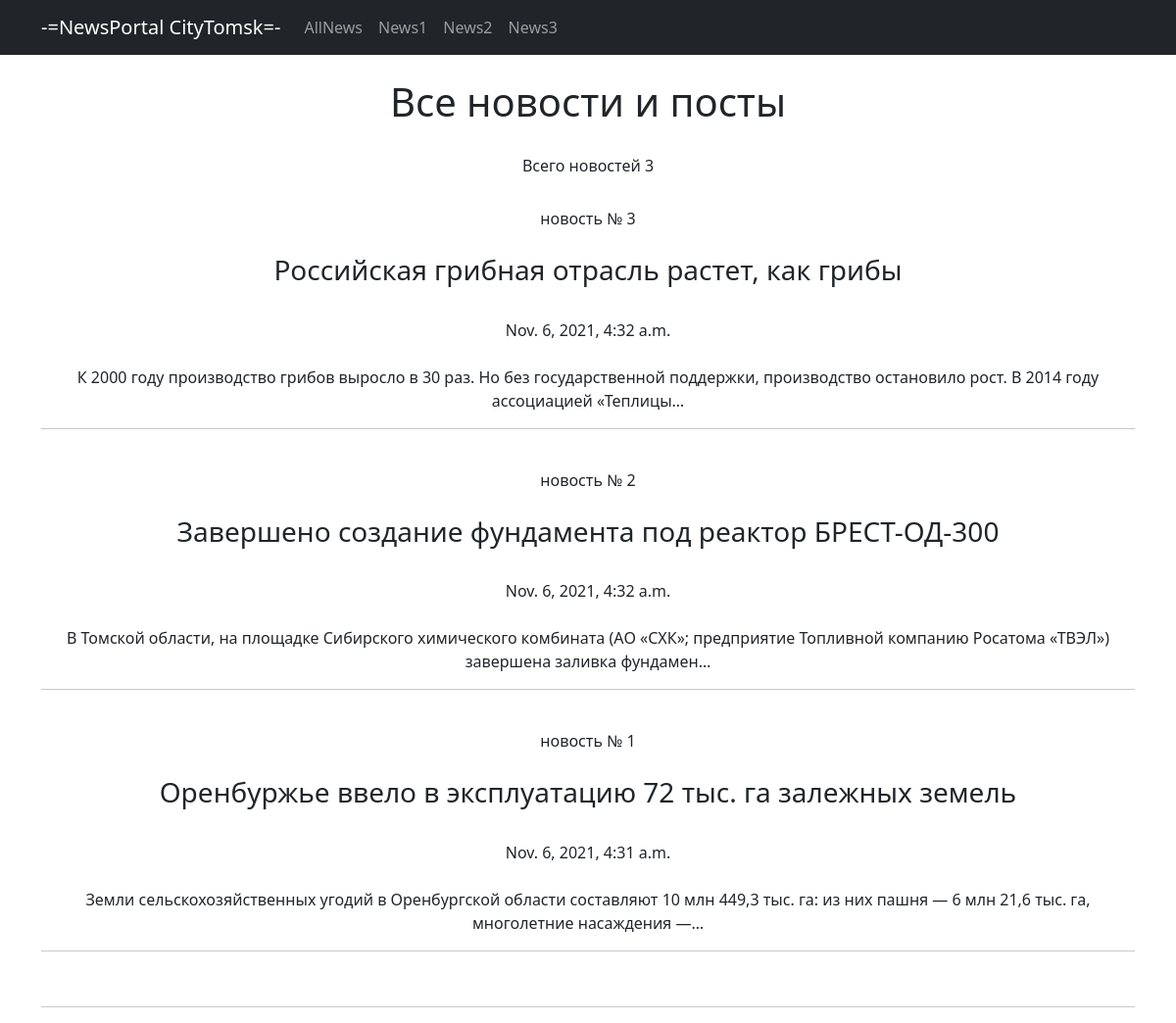
Before: /news/ with the older database file.
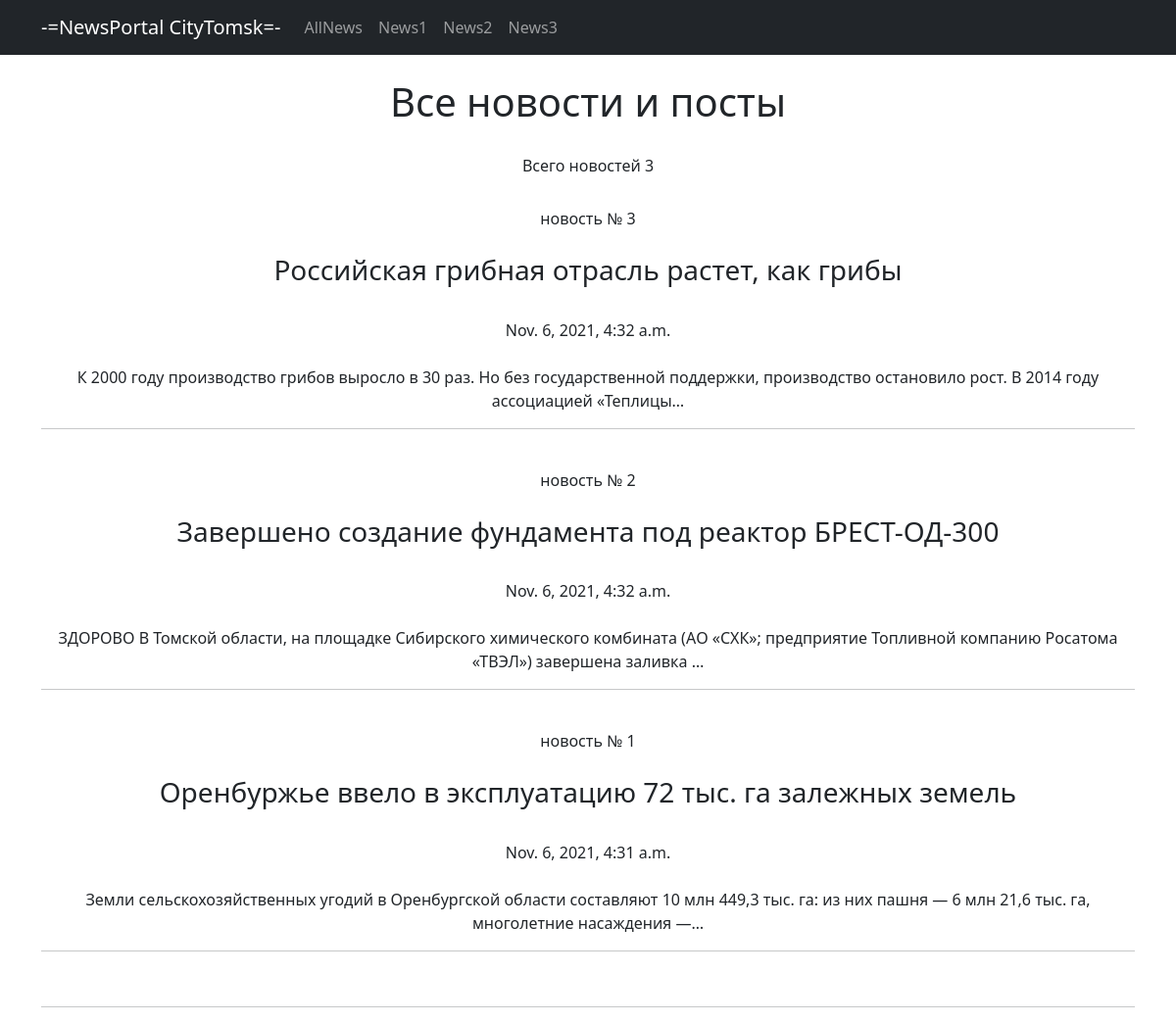
After: the same page with the newer database file.
### newapp/models.py (models this page shows, shortened)
class Post(models.Model):
    author = models.ForeignKey(Author, on_delete=models.CASCADE)
    NEWS = 'NW'
    ARTICLE = 'AR'
    CATEGORY_CHOICES = (
        (NEWS, 'Новость'),
        (ARTICLE, 'Статья'),
    )
    categoryType = models.CharField(max_length=2, choices=CATEGORY_CHOICES, default=ARTICLE)
    dateCreation = models.DateTimeField(auto_now_add=True)
    postCategory = models.ManyToManyField(Category, through='postCategory')
    title = models.CharField(max_length=128)
    text = models.TextField()
    rating = models.SmallIntegerField(default=0)
    def __str__(self):
        return f'{self.title}'

### newapp/views.py (the view)
# urls.py: path('', PostsList.as_view()),
class PostsList(ListView):
    model = Post  # указываем модель, объекты которой мы будем выводить
    template_name = 'posts.html'  # указываем имя шаблона, в котором будет лежать HTML,
    context_object_name = 'posts'  # это имя списка, в котором будут лежать все объекты, его надо указать,
    queryset = Post.objects.order_by('-dateCreation')
    def get_context_data(self, **kwargs):
        context = super().get_context_data(**kwargs)
        context['time_now'] = datetime.utcnow()  # добавим переменную текущей даты time_now
        context['value1'] = "круто и все такое" # добавим ещё одну пустую переменную, чтобы на её примере посмотреть работу
        return context

### newapp/templatetags/custom_filters.py (called while the page is built)
@register.filter(name='Censor')
def Censor(value, arg):
    value = value.replace("жесть", "ЗДОРОВО")
    value = value.replace("афигенно", "ЗДОРОВО")
    value = value.replace("круто", "ЗДОРОВО")
    return value

### newapp/templates/posts.html (shortened to what this page needs)
{% extends 'flatpages/default.html' %}
{% load custom_filters %}
{% block content %}
<br>
<h1>Все новости и посты</h1>
<br>
<h6>Всего новостей
{{ posts | length }}</h6>
{% if posts %}
{% for post in posts %}
<br>
новость №
{{ post.pk }}
<br>
<br>
<h3>{{ post }}</h3>
<br>
{{ post.dateCreation }}
<br>
<br>
{{ post.text | Censor:"" | truncatechars:150 }}
<br>
<hr>
{% endfor %}
{% else %}
<h3>Новостей нет!</h3>
{% endif %}
<br>
<hr>
{% endblock content %}

Changed rows visible on the page:
changed Post "Завершено создание фундамента под реактор БРЕСТ-ОД-300": text|Censor "В Томской области, на площадке Сибирского химического комбината (АО «СХК»; предприятие Топливной компанию Росатома «ТВЭЛ») завершена заливка фундамен…" → "ЗДОРОВО В Томской области, на площадке Сибирского химического комбината (АО «СХК»; предприятие Топливной компанию Росатома «ТВЭЛ») завершена заливка …"
